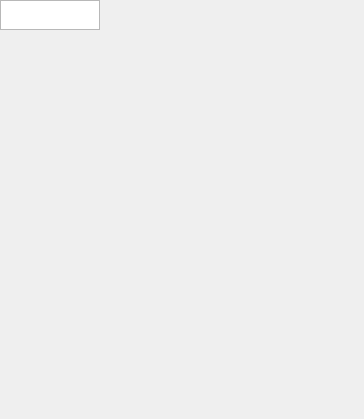
<?xml version="1.0" encoding="UTF-8"?>
<ui version="4.0">
 <class>OpenCVDesign</class>
 <widget class="QMainWindow" name="OpenCVDesign">
  <property name="geometry">
   <rect>
    <x>0</x>
    <y>0</y>
    <width>364</width>
    <height>419</height>
   </rect>
  </property>
  <widget class="QGraphicsView" name="graphicsView">
   <property name="resizeAnchor">
    <enum>QGraphicsView::AnchorViewCenter</enum>
   </property>
   <property name="viewportUpdateMode">
    <enum>QGraphicsView::SmartViewportUpdate</enum>
   </property>
  </widget>
 </widget>
 <resources/>
 <connections/>
</ui>
